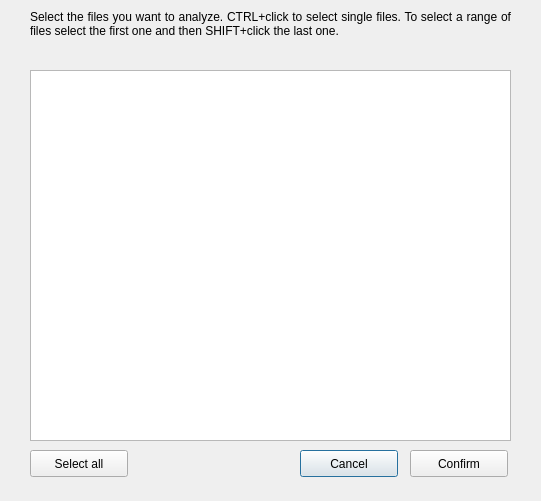
<?xml version="1.0" encoding="UTF-8"?>
<ui version="4.0">
 <class>OASelect</class>
 <widget class="QDialog" name="OASelect">
  <property name="geometry">
   <rect>
    <x>0</x>
    <y>0</y>
    <width>541</width>
    <height>501</height>
   </rect>
  </property>
  <property name="minimumSize">
   <size>
    <width>541</width>
    <height>501</height>
   </size>
  </property>
  <property name="maximumSize">
   <size>
    <width>541</width>
    <height>501</height>
   </size>
  </property>
  <property name="windowTitle">
   <string>File selection</string>
  </property>
  <property name="windowIcon">
   <iconset resource="OAOffline.qrc">
    <normaloff>:/icons/mainIcon</normaloff>:/icons/mainIcon</iconset>
  </property>
  <widget class="QListWidget" name="file_list">
   <property name="geometry">
    <rect>
     <x>30</x>
     <y>70</y>
     <width>481</width>
     <height>371</height>
    </rect>
   </property>
  </widget>
  <widget class="QPushButton" name="abort_button">
   <property name="geometry">
    <rect>
     <x>300</x>
     <y>450</y>
     <width>98</width>
     <height>27</height>
    </rect>
   </property>
   <property name="text">
    <string>Cancel</string>
   </property>
  </widget>
  <widget class="QPushButton" name="confirm_button">
   <property name="geometry">
    <rect>
     <x>410</x>
     <y>450</y>
     <width>98</width>
     <height>27</height>
    </rect>
   </property>
   <property name="text">
    <string>Confirm</string>
   </property>
  </widget>
  <widget class="QLabel" name="label">
   <property name="geometry">
    <rect>
     <x>30</x>
     <y>10</y>
     <width>481</width>
     <height>61</height>
    </rect>
   </property>
   <property name="text">
    <string>Select the files you want to analyze. CTRL+click to select single files. To select a range of files select the first one and then SHIFT+click the last one.</string>
   </property>
   <property name="alignment">
    <set>Qt::AlignJustify|Qt::AlignTop</set>
   </property>
   <property name="wordWrap">
    <bool>true</bool>
   </property>
  </widget>
  <widget class="QPushButton" name="select_button">
   <property name="geometry">
    <rect>
     <x>30</x>
     <y>450</y>
     <width>98</width>
     <height>27</height>
    </rect>
   </property>
   <property name="text">
    <string>Select all</string>
   </property>
  </widget>
 </widget>
 <resources>
  <include location="OAOffline.qrc"/>
 </resources>
 <connections/>
</ui>
